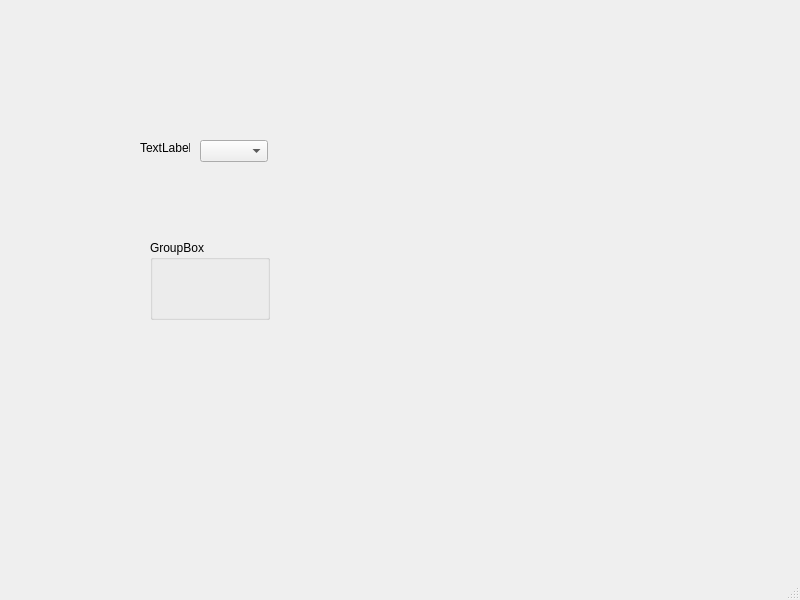
<?xml version="1.0" encoding="UTF-8"?>
<ui version="4.0">
 <class>MainWindow</class>
 <widget class="QMainWindow" name="MainWindow">
  <property name="geometry">
   <rect>
    <x>0</x>
    <y>0</y>
    <width>800</width>
    <height>600</height>
   </rect>
  </property>
  <property name="windowTitle">
   <string>MainWindow</string>
  </property>
  <widget class="QWidget" name="centralwidget">
   <widget class="QGroupBox" name="groupBox">
    <property name="geometry">
     <rect>
      <x>150</x>
      <y>240</y>
      <width>120</width>
      <height>80</height>
     </rect>
    </property>
    <property name="title">
     <string>GroupBox</string>
    </property>
   </widget>
   <widget class="QComboBox" name="comboBox">
    <property name="geometry">
     <rect>
      <x>200</x>
      <y>140</y>
      <width>68</width>
      <height>22</height>
     </rect>
    </property>
   </widget>
   <widget class="QLabel" name="label">
    <property name="geometry">
     <rect>
      <x>140</x>
      <y>140</y>
      <width>50</width>
      <height>16</height>
     </rect>
    </property>
    <property name="text">
     <string>TextLabel</string>
    </property>
   </widget>
  </widget>
  <widget class="QMenuBar" name="menubar">
   <property name="geometry">
    <rect>
     <x>0</x>
     <y>0</y>
     <width>800</width>
     <height>33</height>
    </rect>
   </property>
  </widget>
  <widget class="QStatusBar" name="statusbar"/>
 </widget>
 <resources/>
 <connections/>
</ui>
